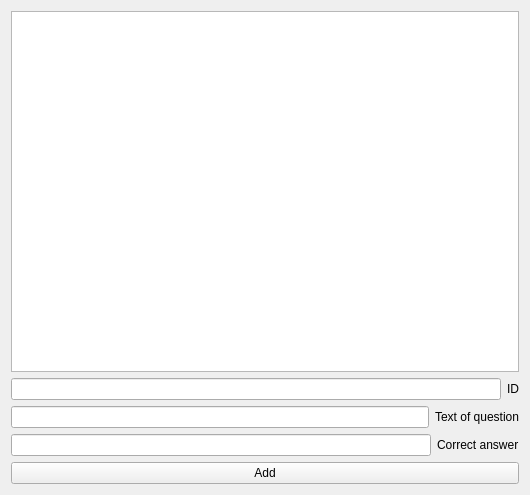
<?xml version="1.0" encoding="UTF-8"?>
<ui version="4.0">
 <class>Presenter</class>
 <widget class="QWidget" name="Presenter">
  <property name="geometry">
   <rect>
    <x>0</x>
    <y>0</y>
    <width>530</width>
    <height>495</height>
   </rect>
  </property>
  <property name="windowTitle">
   <string>Presenter</string>
  </property>
  <layout class="QGridLayout" name="gridLayout">
   <item row="0" column="0">
    <widget class="QListWidget" name="questionsListWidget"/>
   </item>
   <item row="1" column="0">
    <layout class="QHBoxLayout" name="horizontalLayout">
     <item>
      <widget class="QLineEdit" name="idLineEdit"/>
     </item>
     <item>
      <widget class="QLabel" name="label">
       <property name="text">
        <string>ID</string>
       </property>
      </widget>
     </item>
    </layout>
   </item>
   <item row="2" column="0">
    <layout class="QHBoxLayout" name="horizontalLayout_2">
     <item>
      <widget class="QLineEdit" name="textLineEdit"/>
     </item>
     <item>
      <widget class="QLabel" name="label_2">
       <property name="text">
        <string>Text of question</string>
       </property>
      </widget>
     </item>
    </layout>
   </item>
   <item row="3" column="0">
    <layout class="QHBoxLayout" name="horizontalLayout_3">
     <item>
      <widget class="QLineEdit" name="correctAnswerLineEdit"/>
     </item>
     <item>
      <widget class="QLabel" name="label_3">
       <property name="text">
        <string>Correct answer</string>
       </property>
      </widget>
     </item>
    </layout>
   </item>
   <item row="4" column="0">
    <widget class="QPushButton" name="addQuestionPushButton">
     <property name="text">
      <string>Add</string>
     </property>
    </widget>
   </item>
  </layout>
 </widget>
 <layoutdefault spacing="6" margin="11"/>
 <resources/>
 <connections/>
</ui>
